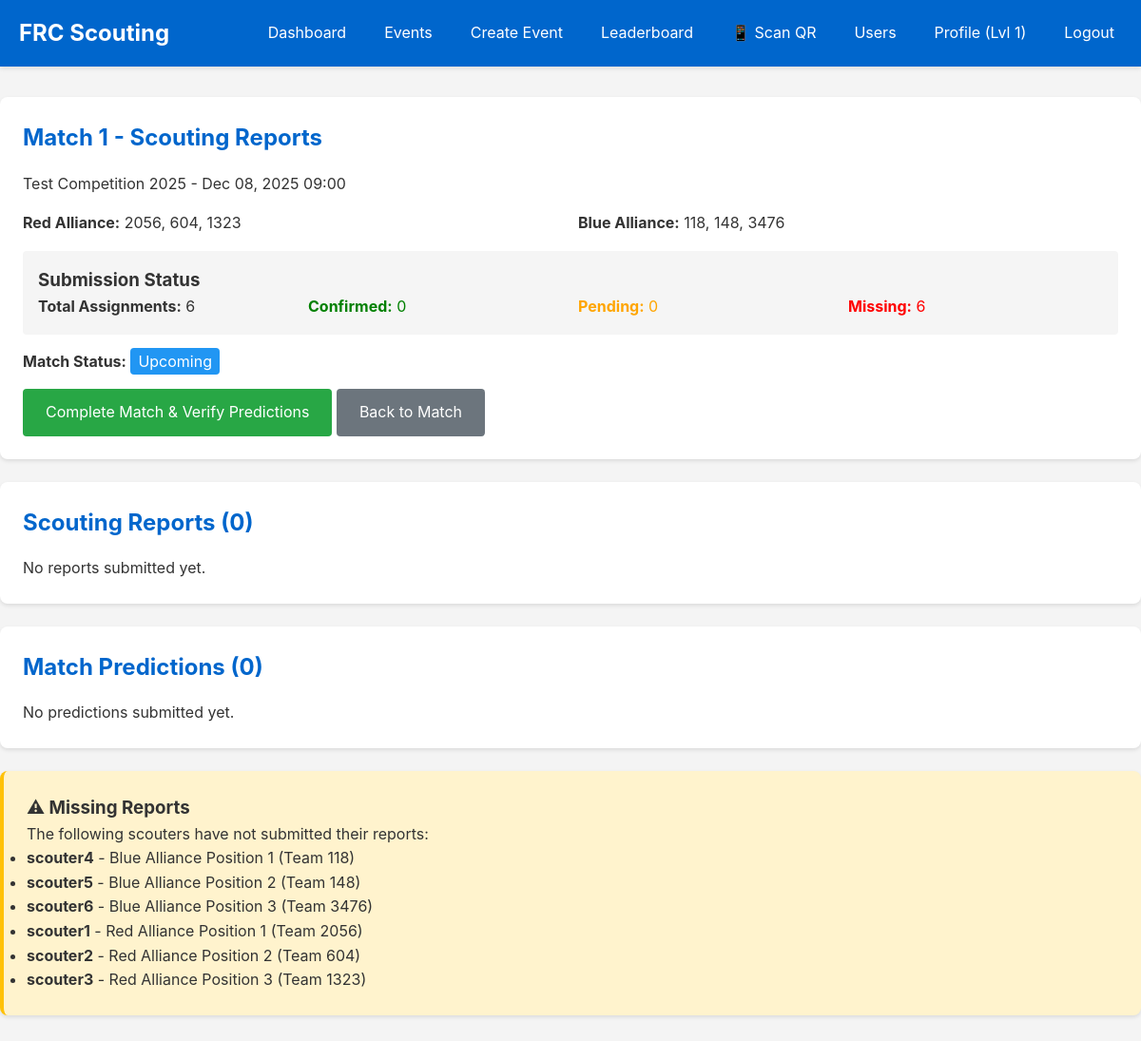
The page /scouting/reports/96/ (signed in) on the database its author committed.
### accounts/models.py (models this page shows, shortened)
class UserProfile(models.Model):
    ROLE_CHOICES = [
        ('ADMIN', 'Administrator'),
        ('STRATEGIST', 'Strategist'),
        ('SCOUTER', 'Scouter'),
    ]
    user = models.OneToOneField(User, on_delete=models.CASCADE, related_name='profile')
    role = models.CharField(max_length=20, choices=ROLE_CHOICES, default='SCOUTER')
    prediction_points = models.IntegerField(default=0)
    experience_points = models.IntegerField(default=0)
    level = models.IntegerField(default=1)
    created_at = models.DateTimeField(auto_now_add=True)
    updated_at = models.DateTimeField(auto_now=True)
    def can_manage_users(self):
        return self.role == 'ADMIN'
    def can_manage_events(self):
        return self.role in ['ADMIN', 'STRATEGIST']

### events/models.py (models this page shows, shortened)
class Match(models.Model):
    MATCH_TYPES = [
        ('QUAL', 'Qualification'),
        ('PLAYOFF', 'Playoff'),
    ]
    STATUS_CHOICES = [
        ('UPCOMING', 'Upcoming'),
        ('IN_PROGRESS', 'In Progress'),
        ('COMPLETED', 'Completed'),
        ('ALL_SUBMITTED', 'All Data Submitted'),
    ]
    event = models.ForeignKey(Event, on_delete=models.CASCADE, related_name='matches')
    match_number = models.IntegerField()
    match_type = models.CharField(max_length=10, choices=MATCH_TYPES, default='QUAL')
    scheduled_time = models.DateTimeField()
    tba_match_key = models.CharField(max_length=50, unique=True, null=True, blank=True, help_text="TBA match key")
    comp_level = models.CharField(max_length=10, blank=True, help_text="Competition level: qm, qf, sf, f")
    set_number = models.IntegerField(default=1, help_text="Set number for playoff matches")
    actual_time = models.DateTimeField(null=True, blank=True, help_text="Actual match start time")
    predicted_time = models.DateTimeField(null=True, blank=True, help_text="TBA predicted start time")
    red_1 = models.ForeignKey(Team, on_delete=models.CASCADE, related_name='red1_matches')
    red_2 = models.ForeignKey(Team, on_delete=models.CASCADE, related_name='red2_matches')
    red_3 = models.ForeignKey(Team, on_delete=models.CASCADE, related_name='red3_matches')
    blue_1 = models.ForeignKey(Team, on_delete=models.CASCADE, related_name='blue1_matches')
    blue_2 = models.ForeignKey(Team, on_delete=models.CASCADE, related_name='blue2_matches')
    blue_3 = models.ForeignKey(Team, on_delete=models.CASCADE, related_name='blue3_matches')
    status = models.CharField(max_length=20, choices=STATUS_CHOICES, default='UPCOMING')
    red_score = models.IntegerField(null=True, blank=True)
    blue_score = models.IntegerField(null=True, blank=True)
    winner = models.CharField(max_length=10, choices=[('RED', 'Red'), ('BLUE', 'Blue'), ('TIE', 'Tie')], null=True, blank=True)
    created_at = models.DateTimeField(auto_now_add=True)
    updated_at = models.DateTimeField(auto_now=True)
    class Meta:
        unique_together = ['event', 'match_number', 'match_type', 'comp_level', 'set_number']
        ordering = ['scheduled_time', 'match_number']

class Event(models.Model):
    name = models.CharField(max_length=200)
    event_code = models.CharField(max_length=50, unique=True)
    location = models.CharField(max_length=200)
    start_date = models.DateField()
    end_date = models.DateField()
    api_source = models.CharField(max_length=20, choices=[('TBA', 'The Blue Alliance'), ('FIRST', 'FIRST API')], default='TBA')
    tba_event_key = models.CharField(max_length=50, unique=True, null=True, blank=True, help_text="TBA event key (e.g., '2024casj')")
    week = models.IntegerField(null=True, blank=True, help_text="Competition week number")
    event_type = models.IntegerField(null=True, blank=True, help_text="Event type code from TBA")
    event_type_string = models.CharField(max_length=50, blank=True, help_text="Event type (e.g., 'Regional', 'District')")
    auto_rotation_enabled = models.BooleanField(default=False)
    rotation_interval = models.IntegerField(default=5, help_text="Number of matches before rotating scouters")
    created_at = models.DateTimeField(auto_now_add=True)
    updated_at = models.DateTimeField(auto_now=True)
    class Meta:
        ordering = ['-start_date']

class Team(models.Model):
    team_number = models.IntegerField()
    team_name = models.CharField(max_length=200, blank=True)
    event = models.ForeignKey(Event, on_delete=models.CASCADE, related_name='teams')
    nickname = models.CharField(max_length=200, blank=True, help_text="Team nickname from TBA")
    city = models.CharField(max_length=100, blank=True)
    state_prov = models.CharField(max_length=100, blank=True)
    country = models.CharField(max_length=100, blank=True)
    rookie_year = models.IntegerField(null=True, blank=True)
    epa = models.FloatField(null=True, blank=True, help_text="Expected Points Added")
    win_rate = models.FloatField(null=True, blank=True)
    last_metrics_update = models.DateTimeField(null=True, blank=True)
    class Meta:
        unique_together = ['team_number', 'event']
        ordering = ['team_number']

### scouting/models.py (models this page shows, shortened)
class ScouterAssignment(models.Model):
    POSITION_CHOICES = [
        ('RED_1', 'Red Alliance Position 1'),
        ('RED_2', 'Red Alliance Position 2'),
        ('RED_3', 'Red Alliance Position 3'),
        ('BLUE_1', 'Blue Alliance Position 1'),
        ('BLUE_2', 'Blue Alliance Position 2'),
        ('BLUE_3', 'Blue Alliance Position 3'),
    ]
    match = models.ForeignKey(Match, on_delete=models.CASCADE, related_name='assignments')
    scouter = models.ForeignKey(User, on_delete=models.CASCADE, related_name='assignments')
    position = models.CharField(max_length=10, choices=POSITION_CHOICES)
    team = models.ForeignKey(Team, on_delete=models.CASCADE)
    assigned_at = models.DateTimeField(auto_now_add=True)
    class Meta:
        unique_together = ['match', 'position']
        ordering = ['match__scheduled_time', 'position']

### scouting/views.py (the view)
# urls.py: path('reports/<int:match_id>/', views.view_match_reports_view, name='view_match_reports'),
@strategist_or_admin_required
def view_match_reports_view(request, match_id):
    match = get_object_or_404(Match, id=match_id)
    reports = match.scouting_reports.all().select_related('scouter', 'team', 'assignment')
    assignments = match.assignments.all().select_related('scouter', 'team')
    predictions = match.predictions.all().select_related('scouter')
    total_assignments = assignments.count()
    confirmed_reports = reports.filter(confirmed=True).count()
    pending_reports = reports.filter(confirmed=False).count()
    missing_reports = total_assignments - reports.count()
    context = {
        'match': match,
        'reports': reports,
        'assignments': assignments,
        'predictions': predictions,
        'total_assignments': total_assignments,
        'confirmed_reports': confirmed_reports,
        'pending_reports': pending_reports,
        'missing_reports': missing_reports,
    }
    return render(request, 'scouting/view_match_reports.html', context)

### scouting/templates/scouting/view_match_reports.html (shortened to what this page needs)
{% extends 'base.html' %}
{% block content %}
<div class="card">
    <h2>Match {{ match.match_number }} - Scouting Reports</h2>
    <p>{{ match.event.name }} - {{ match.scheduled_time|date:"M d, Y H:i" }}</p>
    <div style="display: grid; grid-template-columns: repeat(2, 1fr); gap: 1rem; margin: 1rem 0;">
        <div>
            <strong>Red Alliance:</strong>
            {{ match.red_1.team_number }}, {{ match.red_2.team_number }}, {{ match.red_3.team_number }}
        </div>
        <div>
            <strong>Blue Alliance:</strong>
            {{ match.blue_1.team_number }}, {{ match.blue_2.team_number }}, {{ match.blue_3.team_number }}
        </div>
    </div>
    <div style="background: #f5f5f5; padding: 1rem; border-radius: 4px; margin: 1rem 0;">
        <h3>Submission Status</h3>
        <div style="display: grid; grid-template-columns: repeat(4, 1fr); gap: 1rem;">
            <div>
                <strong>Total Assignments:</strong> {{ total_assignments }}
            </div>
            <div style="color: green;">
                <strong>Confirmed:</strong> {{ confirmed_reports }}
            </div>
            <div style="color: orange;">
                <strong>Pending:</strong> {{ pending_reports }}
            </div>
            <div style="color: red;">
                <strong>Missing:</strong> {{ missing_reports }}
            </div>
        </div>
    </div>
    <div style="margin: 1rem 0;">
        <strong>Match Status:</strong>
        <span style="padding: 0.25rem 0.5rem; border-radius: 4px; background:
            {% if match.status == 'COMPLETED' %}#4caf50{% elif match.status == 'IN_PROGRESS' %}#ff9800{% else %}#2196f3{% endif %};
            color: white;">
            {{ match.get_status_display }}
        </span>
    </div>
    {% if match.status != 'COMPLETED' %}
    <a href="{% url 'complete_match' match.id %}" class="btn btn-success">Complete Match & Verify Predictions</a>
    {% endif %}
    <a href="{% url 'match_detail' match.id %}" class="btn" style="background: #6c757d;">Back to Match</a>
</div>
<div class="card">
    <h2>Scouting Reports ({{ reports.count }})</h2>
    {% if reports %}
    <table>
        <thead>
            <tr>
                <th>Scouter</th>
                <th>Team</th>
                <th>Position</th>
                <th>Overall Rating</th>
                <th>Auto</th>
                <th>Teleop</th>
                <th>Endgame</th>
                <th>Status</th>
                <th>Actions</th>
            </tr>
        </thead>
        <tbody>
            {% for report in reports %}
            <tr>
                <td>{{ report.scouter.username }}</td>
                <td style="font-weight: bold;">{{ report.team.team_number }}</td>
                <td>{{ report.assignment.get_position_display }}</td>
                <td>{{ report.overall_rating }}/10</td>
                <td>
                    <strong>{{ report.auto_game_pieces_scored }}</strong> scored<br>
                    <small>{{ report.auto_points_estimate }} pts est.</small>
                </td>
                <td>
                    <strong>{{ report.teleop_game_pieces_scored }}</strong> scored<br>
                    <small>Def: {{ report.teleop_defense_rating }}/5, Speed: {{ report.teleop_speed_rating }}/5</small>
                </td>
                <td>
                    {% if report.endgame_climb_success %}✓ Climb{% elif report.endgame_park %}✓ Park{% else %}—{% endif %}<br>
                    <small>{{ report.endgame_points_estimate }} pts est.</small>
                </td>
                <td>
                    {% if report.confirmed %}
                    <span style="color: green;">✓ Confirmed</span><br>
                    <small>by {{ report.confirmed_by.username }}</small>
                    {% else %}
                    <span style="color: orange;">⚠ Pending</span>
                    {% endif %}
                </td>
                <td>
                    {% if not report.confirmed %}
                    <a href="{% url 'confirm_report' report.id %}" class="btn btn-success" style="font-size: 0.9rem; padding: 0.25rem 0.5rem;">Confirm</a>
                    {% endif %}
                    <a href="{% url 'generate_qr_code' report.id %}" class="btn btn-info" style="font-size: 0.9rem; padding: 0.25rem 0.5rem;" title="Generate QR Code for offline backup">
                        <i class="bi bi-qr-code"></i> QR
                    </a>
                </td>
            </tr>
            <tr>
                <td colspan="9" style="background: #f9f9f9; font-size: 0.9rem;">
                    {% if report.pre_match_notes %}<strong>Pre:</strong> {{ report.pre_match_notes }}<br>{% endif %}
                    {% if report.auto_notes %}<strong>Auto:</strong> {{ report.auto_notes }}<br>{% endif %}
                    {% if report.teleop_notes %}<strong>Teleop:</strong> {{ report.teleop_notes }}<br>{% endif %}
                    {% if report.endgame_notes %}<strong>Endgame:</strong> {{ report.endgame_notes }}<br>{% endif %}
                    {% if report.post_match_notes %}<strong>Post:</strong> {{ report.post_match_notes }}{% endif %}
                </td>
            </tr>
            {% endfor %}
        </tbody>
    </table>
    {% else %}
    <p>No reports submitted yet.</p>
    {% endif %}
</div>
<div class="card">
    <h2>Match Predictions ({{ predictions.count }})</h2>
    {% if predictions %}
    <table>
        <thead>
            <tr>
                <th>Scouter</th>
                <th>Predicted Winner</th>
                <th>Result</th>
                <th>Points Awarded</th>
                <th>Submitted</th>
            </tr>
        </thead>
        <tbody>
            {% for prediction in predictions %}
            <tr>
                <td>{{ prediction.scouter.username }}</td>
                <td style="color: {% if prediction.predicted_winner == 'RED' %}#d32f2f{% else %}#1976d2{% endif %}; font-weight: bold;">
                    {{ prediction.predicted_winner }} Alliance
                </td>
                <td>
                    {% if prediction.is_correct is None %}
                    <span style="color: gray;">—</span>
                    {% elif prediction.is_correct %}
                    <span style="color: green;">✓ Correct</span>
                    {% else %}
                    <span style="color: red;">✗ Incorrect</span>
                    {% endif %}
                </td>
                <td>{{ prediction.points_awarded }}</td>
                <td>{{ prediction.created_at|date:"M d, H:i" }}</td>
            </tr>
            {% endfor %}
        </tbody>
    </table>
    {% else %}
    <p>No predictions submitted yet.</p>
    {% endif %}
</div>
{% if missing_reports > 0 %}
<div class="card" style="background: #fff3cd; border-left: 4px solid #ffc107;">
    <h3>⚠ Missing Reports</h3>
    <p>The following scouters have not submitted their reports:</p>
    <ul>
        {% for assignment in assignments %}
            {% if not assignment.reports.exists %}
            <li><strong>{{ assignment.scouter.username }}</strong> - {{ assignment.get_position_display }} (Team {{ assignment.team.team_number }})</li>
            {% endif %}
        {% endfor %}
    </ul>
</div>
{% endif %}
{% endblock %}

### templates/base.html (shortened to what this page needs)
<!DOCTYPE html>
<html lang="en">
<head>
</head>
<body>
    <nav>
        <div class="container">
            <h1>FRC Scouting</h1>
            {% if user.is_authenticated %}
            <ul>
                <li><a href="{% url 'dashboard' %}">Dashboard</a></li>
                <li><a href="{% url 'event_list' %}">Events</a></li>
                {% if user.profile.can_manage_events %}
                <li><a href="{% url 'create_event' %}">Create Event</a></li>
                {% endif %}
                <li><a href="{% url 'leaderboard' %}">Leaderboard</a></li>
                {% if user.profile.can_manage_events %}
                <li><a href="{% url 'scan_qr_code' %}">📱 Scan QR</a></li>
                {% endif %}
                {% if user.profile.can_manage_users %}
                <li><a href="{% url 'user_management' %}">Users</a></li>
                {% endif %}
                <li><a href="{% url 'profile' %}">Profile (Lvl {{ user.profile.level }})</a></li>
                <li><a href="{% url 'logout' %}">Logout</a></li>
            </ul>
            {% endif %}
        </div>
    </nav>
    <div class="container main-content">
        {% block content %}{% endblock %}
    </div>
</body>
</html>

### rows shown on the page
Match: match_number "1", event.name "Test Competition 2025", scheduled_time "Dec 08, 2025 09:00", red_1.team_number "2056", red_2.team_number "604", red_3.team_number "1323", blue_1.team_number "118", blue_2.team_number "148", blue_3.team_number "3476", status "Upcoming"
ScouterAssignment: scouter.username "scouter4", position "Blue Alliance Position 1", team.team_number "118"
ScouterAssignment: scouter.username "scouter5", position "Blue Alliance Position 2", team.team_number "148"
ScouterAssignment: scouter.username "scouter6", position "Blue Alliance Position 3", team.team_number "3476"
ScouterAssignment: scouter.username "scouter1", position "Red Alliance Position 1", team.team_number "2056"
ScouterAssignment: scouter.username "scouter2", position "Red Alliance Position 2", team.team_number "604"
ScouterAssignment: scouter.username "scouter3", position "Red Alliance Position 3", team.team_number "1323"

### other values the page prints
{{ user.profile.level }} "1"
{{ total_assignments }} "6"
{{ confirmed_reports }} "0"
{{ pending_reports }} "0"
{{ missing_reports }} "6"
{{ reports.count }} "0"
{{ predictions.count }} "0"
